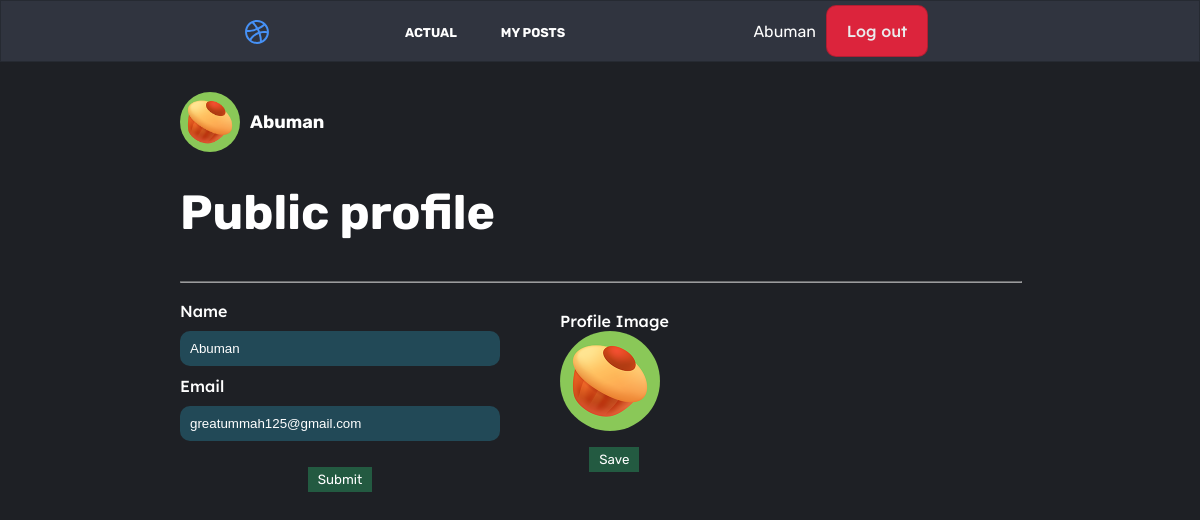
/?page=settings&user=Abuman (signed in), run on the app's committed database.
### tables this page shows
CREATE TABLE `user` (
  `id` int(11) NOT NULL AUTO_INCREMENT,
  `username` varchar(32) NOT NULL,
  `email` varchar(32) NOT NULL,
  `password` varchar(32) NOT NULL,
  `userimg` varchar(128) NOT NULL,
  PRIMARY KEY (`id`)
);

### index.php (called while the page is built, shortened)
<?php
    $page = isset($_GET['page']) ? $_GET['page'] : 'main';
    switch($page)
    {
        case "settings": $page='user/'.$page;break;
    }
    include "pages/layout/header.php";
    include 'pages/'.$page.'.php';
?>

### pages/user/settings.php (the view, shortened to what this page needs)
<?php
    require_once('db.php');
    $username=isset($_GET['user']) ? $_GET['user'] :'' ;
?>
<?php
    $sql_user = "SELECT `user`.`username`,`user`.`email`,`user`.`userimg` FROM `user` WHERE `id`='".$_SESSION['userid']."'";
    $result_user = mysqli_query($conn, $sql_user);
    while($row_user = mysqli_fetch_assoc($result_user)){
        $userimg=$row_user['userimg'];
        $username=$row_user['username'];
        $useremail=$row_user['email'];
    }
?>
<div class="about-settings">
    <div class="settings">
        <label class="custom-file-upload-user"><img class="custom-file-upload-user" src="resources/img/<?=$userimg?>"></img></label>
        <h1 class="username"><?=$username?></h1>
    </div>
    <h1 >Public profile</h1>
    <hr style="width: 100%; opacity:0.6;">
    <div class="profile-input-settings">
        <form method="POST" name="settings" enctype="multipart/form-data">
            <div class="container">
                <div class="container-settings-inputs">
                    <span>Name</span>
                    <input
                            placeholder="Username"
                            type="text"
                            id="username"
                            minlength="4"
                            maxlength="15"
                            name="username"
                            value="<?=$username?>"
                            class="input-settings" required>
                    <span>Email</span>
                    <input
                        placeholder="Email"
                        type="email"
                        id="email"
                        minlength="7"
                        maxlength="36"
                        name="email"
                        value="<?=$useremail?>"
                        class="input-settings" required>
                        <p><input class="upload-btn" for="settings" name="submit-name" type="submit" value="Submit"/></p>
                </div>
        </form>
                <div class="container-settings-image">
                    <form method="POST"  enctype="multipart/form-data">
                        <span>Profile Image</span>
                        <label class="custom-file-upload"><img class="custom-file-upload" src="resources/img/<?=$userimg?>"></img><input required name="photo" type="file" accept="image/*" /></label>
                        <p><input class="upload-btn" name="submit" type="submit" value="Save"/></p>
                    </form>
                </div>
            </div>
            </div>
    </div>

### resources/style/header-style/header-style.css (style rules this page uses)
html, body { margin: 0; padding: 0; background-color: #1e2025; }

### resources/style/main-style/main.css (style rules this page uses)
h1 { font-size: 48px; font-family: 'Rubik', sans-serif; color: #ffffff; }
.container { display: -webkit-box; display: -ms-flexbox; display: flex; -webkit-box-pack: center; -ms-flex-pack: center; justify-content: center; width: 100%; }

### resources/style/add-style/add-style.css (style rules this page uses)
.container { width: 100%; }

### data on the page
user: userimg (picture), username "Abuman", email "greatummah125@gmail.com"

### other printed values
$_SESSION['username'] "Abuman"
